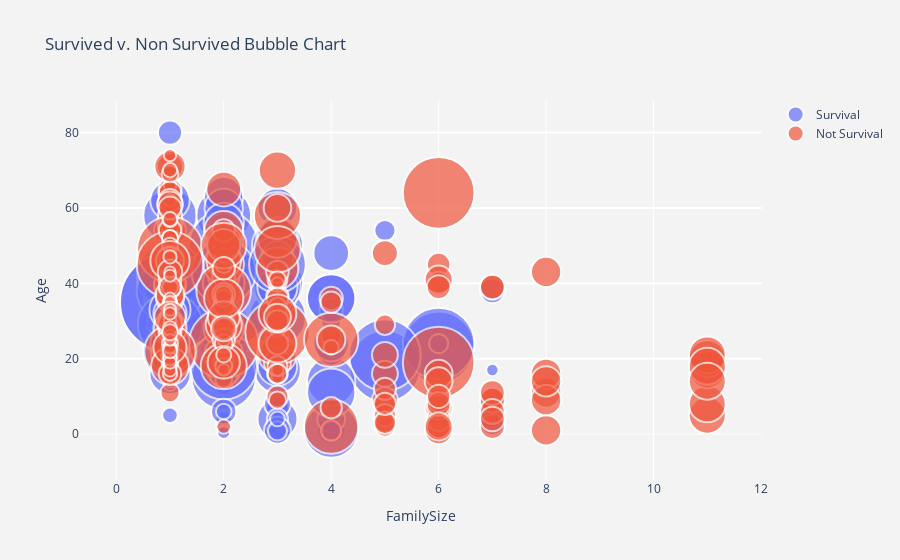

The code cell stored with this chart in its notebook:
### Markdown cell above
Plot the FamilySize vs Age with Fare as the size of the bubble

### Code cell
sizeref = 2.*max(titanic_df['Fare'])/(100**2)

# Survived
trace0 = go.Scatter(
    x=titanic_df['FamilySize'][titanic_df['Survived'] == 1],
    y=titanic_df['Age'][titanic_df['Survived'] == 1],
    mode='markers',
    name='Survival',
    marker=dict(
        symbol='circle',
        sizemode='area',
        sizeref=sizeref,
        size=titanic_df['Fare'][titanic_df['Survived'] == 1],
        line=dict(
            width=2
        ),
    )
)
# Non Survived
trace1 = go.Scatter(
    x=titanic_df['FamilySize'][titanic_df['Survived'] == 0],
    y=titanic_df['Age'][titanic_df['Survived'] == 0],
    mode='markers',
    name='Not Survival',
    marker=dict(
        sizemode='area',
        sizeref=sizeref,
        size=titanic_df['Fare'][titanic_df['Survived'] == 0],
        line=dict(
            width=2
        ),
    )
)

# define data
data = [trace0, trace1]
# define layout
layout = go.Layout(
    title='Survived v. Non Survived Bubble Chart',
    xaxis=dict(
        title='FamilySize',
        gridcolor='rgb(255, 255, 255)',
        zerolinewidth=1,
        ticklen=5,
        gridwidth=1,
    ),
    yaxis=dict(
        title='Age',
        gridcolor='rgb(255, 255, 255)',
        zerolinewidth=1,
        ticklen=5,
        gridwidth=2,
    ),
    paper_bgcolor='rgb(243, 243, 243)',
    plot_bgcolor='rgb(243, 243, 243)',
)

# define figure
fig = go.Figure(data=data, layout=layout)
iplot(fig, filename='Survival v. Non Survival Bubble Chart')

### Figure 1 — Plotly figure (JSON) as saved in the notebook; plotly's stock layout.template omitted (floating-point values rounded to 4 significant figures; data arrays with more than 128 entries replaced by an {"elided": "..."} marker saying what was removed)
{"data": [{"marker": {"line": {"width": 2}, "size": {"elided": "342 float values"}, "sizemode": "area", "sizeref": 0.1025, "symbol": "circle"}, "mode": "markers", "name": "Survival", "type": "scatter", "x": {"elided": "342 int values"}, "y": {"elided": "342 float values"}}, {"marker": {"line": {"width": 2}, "size": {"elided": "545 float values"}, "sizemode": "area", "sizeref": 0.1025}, "mode": "markers", "name": "Not Survival", "type": "scatter", "x": {"elided": "545 int values"}, "y": {"elided": "545 float values"}}], "layout": {"autosize": true, "paper_bgcolor": "rgb(243, 243, 243)", "plot_bgcolor": "rgb(243, 243, 243)", "title": {"text": "Survived v. Non Survived Bubble Chart"}, "xaxis": {"autorange": true, "gridcolor": "rgb(255, 255, 255)", "gridwidth": 1, "range": [-0.5036, 11.95], "ticklen": 5, "title": {"text": "FamilySize"}, "type": "linear", "zerolinewidth": 1}, "yaxis": {"autorange": true, "gridcolor": "rgb(255, 255, 255)", "gridwidth": 2, "range": [-16.52, 90.74], "ticklen": 5, "title": {"text": "Age"}, "type": "linear", "zerolinewidth": 1}}}
